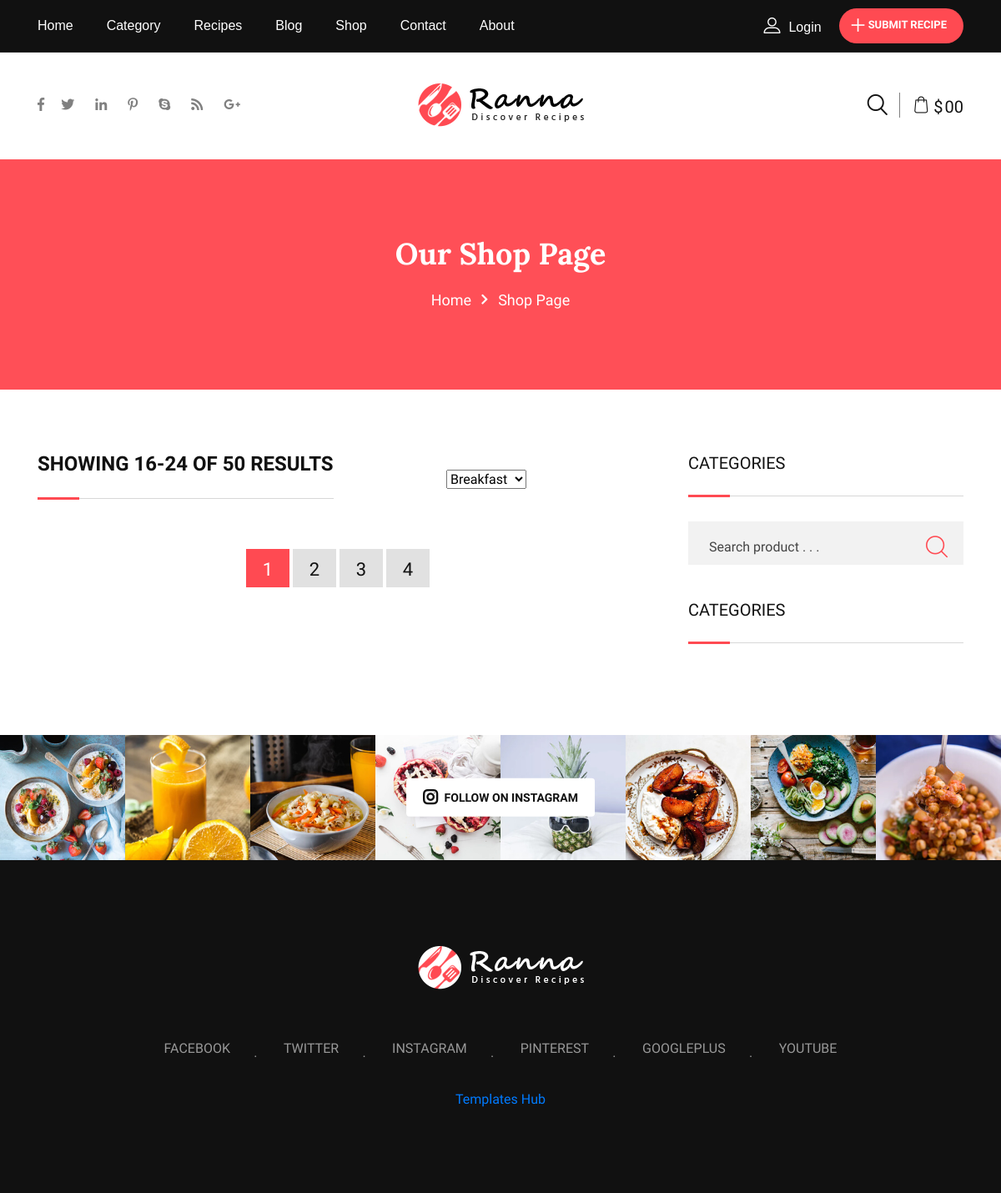
Page /shop/ on the earlier database version.
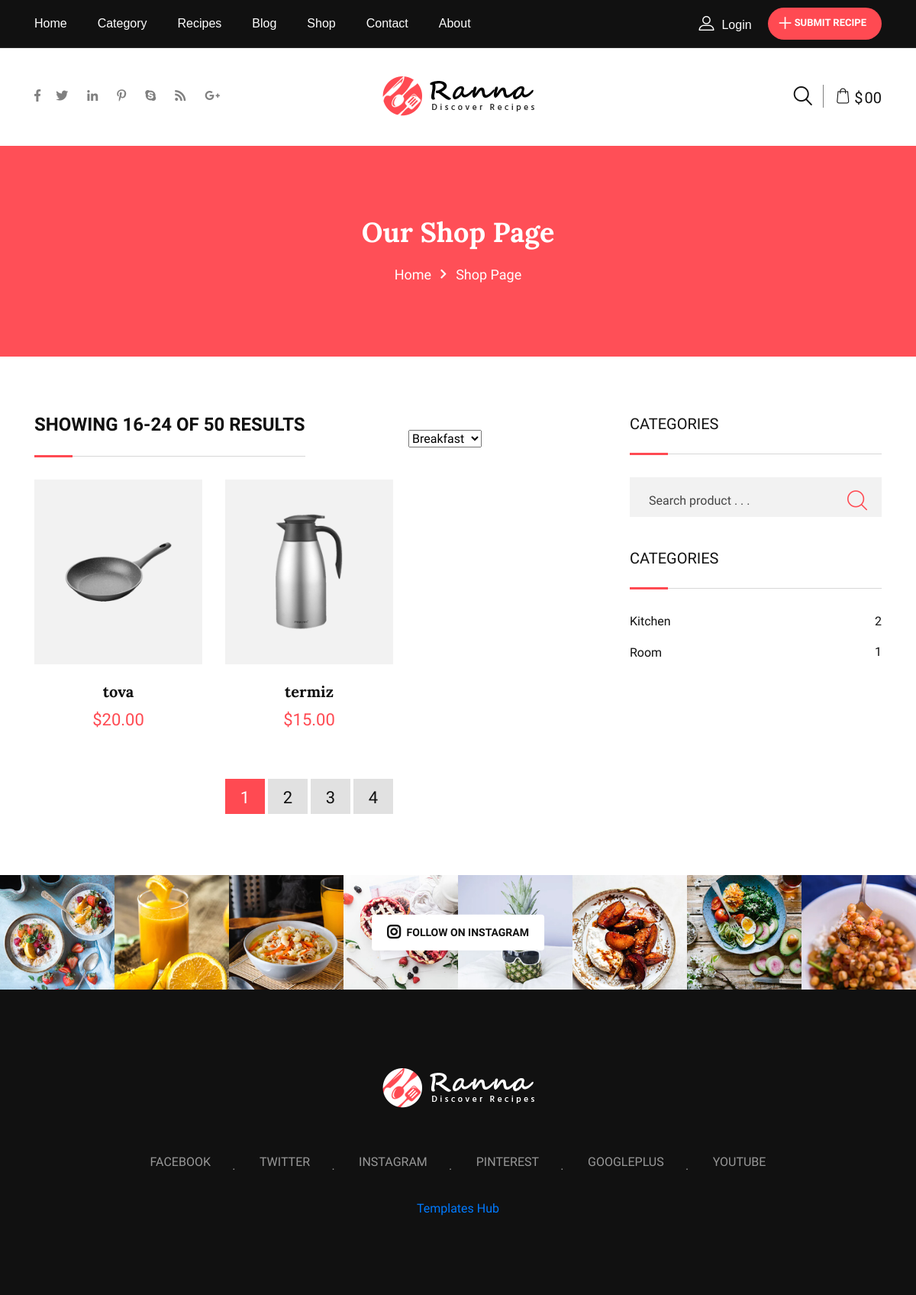
Same page on the later database version.
### shop/models.py (models this page shows, shortened)
class ProductModel(BaseModel):
    title = models.CharField(max_length=128)
    image = models.ImageField(upload_to="products")
    price = models.DecimalField(max_digits=10, decimal_places=2)
    discount_price = models.DecimalField(max_digits=10, decimal_places=2)
    short_description = models.CharField(max_length=255)
    long_description = models.TextField()
    is_stock = models.BooleanField(default=True)
    sku = models.CharField(max_length=7, unique=True)
    categories = models.ManyToManyField(ProductCategoryModel,related_name='products')
    class Meta:
        verbose_name = 'product'
        verbose_name_plural = 'products'

class ProductCategoryModel(BaseModel):
    title = models.CharField(max_length=128)
    class Meta:
        verbose_name = 'category'
        verbose_name_plural = 'categories'

### shop/views.py (the view)
# urls.py: path('', product_list_view, name='products'),
def product_list_view(request):
    categories = ProductCategoryModel.objects.all()
    products = ProductModel.objects.all()
    q = request.GET.get('q')
    if q:
        products = products.filter(title__icontains=q)
    context = {
        'products':products,
        'categories':categories,
    }
    return render(request,'shop/shop.html',context)

### templates/shop/shop.html (shortened to what this page needs)
{%extends 'layouts/base.html' %}
{%load static%}
{%block content%}
        <section class="inner-page-banner bg-common" data-bg-image="{% static 'img/figure/inner-page-banner1.jpg' %}">
            <div class="container">
                <div class="row">
                    <div class="col-12">
                        <div class="breadcrumbs-area">
                            <h1>Our Shop Page</h1>
                            <ul>
                                <li>
                                    <a href="{% url 'recipe:home'%}">Home</a>
                                </li>
                                <li>Shop Page</li>
                            </ul>
                        </div>
                    </div>
                </div>
            </div>
        </section>
        <section class="shop-page-wrap padding-top-74 padding-bottom-50">
            <div class="container">
                <div class="row gutters-60">
                    <div class="col-lg-8">
                        <div class="d-sm-flex justify-content-between align-items-center">
                            <div class="section-heading heading-dark">
                                <h2 class="item-heading">SHOWING 16-24 OF 50 RESULTS</h2>
                            </div>
                            <div class="filter-box">
                                <select class="select2" name="filter-by">
                                    <option value="0">Breakfast</option>
                                </select>
                            </div>
                        </div>
                        <div class="row">
                            {% for product in products %}
                            <div class="col-md-4 col-sm-6 col-12">
                                <div class="shop-box-layout1">
                                    <div class="mask-item bg--accent">
                                        <div class="item-figure">
                                        </div>
                                        <ul class="action-items">
                                        </ul>
                                    </div>
                                    <div class="item-content">
                                        <h3 class="item-title"><a href="{% url 'shop:product_detail' pk=product.id %}">{{product.title}}</a></h3>
                                        <div class="item-price"><span class="currency">$</span>{{product.price}}</div>
                                    </div>
                                </div>
                            </div>
                            {%endfor%}
                        </div>
                        <ul class="pagination-layout1">
                            <li class="active">
                                <a href="#">1</a>
                            </li>
                            <li>
                                <a href="#">2</a>
                            </li>
                            <li>
                                <a href="#">3</a>
                            </li>
                            <li>
                                <a href="#">4</a>
                            </li>
                        </ul>
                    </div>
                    <div class="col-lg-4 sidebar-widget-area sidebar-break-md">
                        <div class="widget">
                            <div class="section-heading heading-dark">
                                <h3 class="item-heading">CATEGORIES</h3>
                            </div>
                            <div class=" widget-search">
                                <div class="input-group stylish-input-group">
                                    <form action="{% url 'shop:products' %}" method="get">
                                    <input name = "q" type="text" class="form-control" placeholder="Search product . . .">
                                    </form>
                                    <span class="input-group-addon">
                                        <button type="submit">
                                            <span class="flaticon-magnifying-glass" aria-hidden="true"></span>
                                        </button>
                                    </span>
                                </div>
                            </div>
                        </div>
                        <div class="widget">
                            <div class="section-heading heading-dark">
                                <h3 class="item-heading">CATEGORIES</h3>
                            </div>
                            <div class="widget-categories">
                                <ul>
                                    {% for cat in categories %}
                                    <li>
                                        <a href="#">{{cat.title}}
                                            <span>{{cat.products.count}}</span>
                                        </a>
                                    </li>
                                    {% endfor %}
                                </ul>
                            </div>
                    </div>
                </div>
            </div>
        </section>
{%endblock%}

### templates/layouts/base.html (shortened to what this page needs)
{% load static%}
<!doctype html>
<html class="no-js" lang="">
<head>
    <link rel="stylesheet" href="{%static 'css/normalize.css' %}">
    <link rel="stylesheet" href="{%static 'css/main.css' %}">
    <link rel="stylesheet" href="{%static 'css/bootstrap.min.css' %}">
    <link rel="stylesheet" href="{%static 'css/animate.min.css' %}">
    <link rel="stylesheet" href="{%static 'css/fontawesome-all.min.css' %}">
    <link rel="stylesheet" href="{% static 'fonts/flaticon.css' %}">
    <link rel="stylesheet" href="{%static 'css/owl.carousel.min.css' %}">
    <link rel="stylesheet" href="{%static 'css/owl.theme.default.min.css' %}">
    <link rel="stylesheet" href="{%static 'style.css' %}">
</head>
<body>
    <div id="wrapper" class="wrapper">
        {%include 'layouts/header.html'%}
        {% block content%} {% endblock %}
        {%include 'layouts/instagram_photos.html'%}
        {%include 'layouts/footer.html'%}
    </div>
</body>
</html>

### templates/layouts/header.html (shortened to what this page needs)
{%load static%}
        <header class="header-one">
            <div id="header-main-menu" class="header-main-menu header-sticky">
                <div class="container">
                    <div class="row">
                        <div class="col-lg-8 col-md-3 col-sm-4 col-4 possition-static">
                            <nav class="site-nav">
                                <ul id="site-menu" class="site-menu">
                                    <li><a href="{%url 'recipe:home'%}">Home</a></li>
                                    <li><a href="{%url 'recipies:list'%}">Category</a></li>
                                    <li><a href="{%url 'recipies:category'%}">Recipes</a></li>
                                    <li><a href="{%url 'blogs:list'%}">Blog</a></li>
                                    <li><a href="{%url 'shop:products'%}">Shop</a></li>
                                    <li><a href="{%url 'recipe:contact'%}">Contact</a></li>
                                    <li><a href="{%url 'recipe:about'%}">About</a></li>
                                </ul>
                            </nav>
                        </div>
                        <div class="col-lg-4 col-md-9 col-sm-8 col-8 d-flex align-items-center justify-content-end">
                            <div class="nav-action-elements-layout1">
                                <ul>
                                    <li>
                                        <button type="button" class="login-btn" data-toggle="modal" data-target="#myModal">
                                            <i class="flaticon-profile"></i>Login
                                        </button>
                                    </li>
                                    <li>
                                        <a href="submit-recipe.html" class="fill-btn"><i class="flaticon-plus-1"></i>SUBMIT
                                            RECIPE</a>
                                    </li>
                                </ul>
                            </div>
                        </div>
                    </div>
                </div>
            </div>
            <div class="header-bottom d-none d-lg-block">
                <div class="container">
                    <div class="row">
                        <div class="col-lg-4 d-none d-lg-block">
                            <div class="nav-action-elements-layout2">
                                <ul class="nav-social">
                                    <li><a href="#" title="facebook"><i class="fab fa-facebook-f"></i></a></li>
                                    <li><a href="#" title="twitter"><i class="fab fa-twitter"></i></a></li>
                                    <li><a href="#" title="linkedin"><i class="fab fa-linkedin-in"></i></a></li>
                                    <li><a href="#" title="pinterest"><i class="fab fa-pinterest-p"></i></a></li>
                                    <li><a href="#" title="skype"><i class="fab fa-skype"></i></a></li>
                                    <li><a href="#" title="rss"><i class="fas fa-rss"></i></a></li>
                                    <li><a href="#" title="google-plus"><i class="fab fa-google-plus-g"></i></a></li>
                                </ul>
                            </div>
                        </div>
                        <div class="col-lg-4 d-none d-lg-block">
                            <div class="site-logo-desktop">
                                <a href="index.html" class="main-logo"><img src="{%static 'img/logo-dark.png' %}" alt="Site Logo"></a>
                            </div>
                        </div>
                        <div class="col-lg-4">
                            <div class="nav-action-elements-layout3">
                                <ul>
                                    <li>
                                        <div class="header-search-box">
                                            <a href="#search" title="Search" class="search-button">
                                                <i class="flaticon-search"></i>
                                            </a>
                                        </div>
                                    </li>
                                    <li>
                                        <div class="cart-wrap d-none d-lg-block">
                                            <div class="cart-info">
                                                <i class="flaticon-shopping-bag"></i>
                                                <div class="cart-amount"><span class="item-currency">$</span>00</div>
                                            </div>
                                        </div>
                                    </li>
                                </ul>
                            </div>
                        </div>
                    </div>
                </div>
            </div>
        </header>

### templates/layouts/instagram_photos.html
{% load static %}
    <section class="instagram-feed-wrap">
        <div class="instagram-feed-title"><a href="#"><i class="fab fa-instagram"></i>Follow On Instagram</a></div>
        <ul class="instagram-feed-figure">
            <li>
                <a href="single-recipe1.html"><img src="{%static 'img/social-figure/social-figure1.jpg' %}" alt="Social"></a>
            </li>
            <li>
                <a href="single-recipe1.html"><img src="{%static 'img/social-figure/social-figure2.jpg' %}" alt="Social"></a>
            </li>
            <li>
                <a href="single-recipe1.html"><img src="{%static 'img/social-figure/social-figure3.jpg' %}" alt="Social"></a>
            </li>
            <li>
                <a href="single-recipe1.html"><img src="{%static 'img/social-figure/social-figure4.jpg' %}" alt="Social"></a>
            </li>
            <li>
                <a href="single-recipe1.html"><img src="{%static 'img/social-figure/social-figure5.jpg' %}" alt="Social"></a>
            </li>
            <li>
                <a href="single-recipe1.html"><img src="{%static 'img/social-figure/social-figure6.jpg' %}" alt="Social"></a>
            </li>
            <li>
                <a href="single-recipe1.html"><img src="{%static 'img/social-figure/social-figure7.jpg' %}" alt="Social"></a>
            </li>
            <li>
                <a href="single-recipe1.html"><img src="{%static 'img/social-figure/social-figure8.jpg' %}" alt="Social"></a>
            </li>
        </ul>
    </section>

### templates/layouts/footer.html
{%load static%}
  <footer class="ranna-bg-dark">
    <div class="container">
        <div class="footer-logo">
            <a href="{%url 'recipe:home'%}"><img src="{%static 'img/logo-light.png' %}" class="img-fluid" alt="footer-logo"></a>
        </div>
        <div class="footer-menu">
            <ul>
                <li><a href="#">FACEBOOK</a></li>
                <li><a href="#">TWITTER</a></li>
                <li><a href="#">INSTAGRAM</a></li>
                <li><a href="#">PINTEREST</a></li>
                <li><a href="#">GOOGLEPLUS</a></li>
                <li><a href="#">YOUTUBE</a></li>
            </ul>
        </div>
        <div class="copyright"><a target="_blank" href="https://www.templateshub.net">Templates Hub</a></div>
    </div>
</footer>

### templates/layouts/search.html (shortened to what this page needs)
{%load static%}

### templates/layouts/login_modal.html (shortened to what this page needs)
{%load static%}

### assets/css/main.css (style rules this page uses)
html { color: #222; font-size: 1em; line-height: 1.4; }
audio, canvas, iframe, img, svg, video { vertical-align: middle; }

Differences in the rows shown:
added ProductModel: title "tova", price "20.00"
added ProductModel: title "termiz", price "15.00"
added ProductCategoryModel: title "Kitchen", products.count "2"
added ProductCategoryModel: title "Room", products.count "1"
